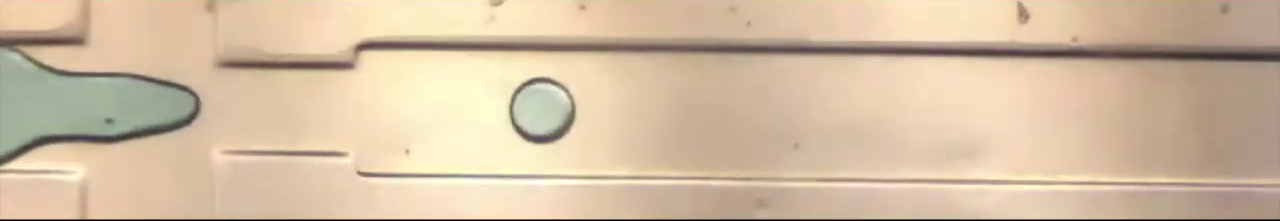
#> input picture img/sample-1.png, 1280 x 221 px; its folder holds only this picture in this run
$ jupyter execute glob.ipynb   (older library calls are emulated)
#> lines starting #> are read from the running program, lines starting #| are printed output that depends on the picture; after the words box and inside, x2 and y2 are one past the last pixel; in counts of white or black regions, pixels touching at a corner belong together; long printed decimals are rounded
#> further down, sample is the input picture: shape (221, 1280, 3); mean B, G, R 162.7, 190, 211.5
[cell 1]
# [15 lines of commented-out code are left out]

Investigation of using Sobel edge detection instead of Canny. It is more efficient in our case to apply Gaussian blurring, then use the less intensive Canny edge detection method.

[cell 2]
# [10 lines of commented-out code are left out]

The binary thresholding is very unstable and not suitable.

[cell 3]
# Binary thresholding
# Apply binary thresholding
# Parameters:
#   src: input grayscale image
#   thresh: threshold value
#   maxval: maximum value to use with the binary thresholding type
#   type: thresholding type (cv2.THRESH_BINARY, cv2.THRESH_BINARY_INV, etc.)
# Returns:
#   ret: the threshold value (not used in this example)
#   binary_thresholded_sample: the binary thresholded image
# ret, binary_thresholded_sample = cv2.threshold(grayscale, 150, 255, cv2.THRESH_BINARY)

Initial investigation shows that Canny is ideal for this application.

[cell 4]
# # Apply Canny edge detection
# # Parameters:
# #   image: input grayscale image
# #   threshold1: first threshold for the hysteresis procedure
# #   threshold2: second threshold for the hysteresis procedure
# # Returns:
# #   edges: output edge map; single channels 8-bit image, which has the same size as image
# edges = cv2.Canny(equalised, 100, 200)

# # Find contours
# # Parameters:
# #   image: input 8-bit single-channel image
# #   mode: contour retrieval mode (cv2.RETR_EXTERNAL: retrieves only the extreme outer contours)
# #   method: contour approximation method (cv2.CHAIN_APPROX_SIMPLE: compresses horizontal, vertical, and diagonal segments and leaves only their end points)
# # Returns:
# #   contours: a Python list of all the contours in the image. Each individual contour is a Numpy array of (x, y) coordinates of boundary points of the object
# contours, _ = cv2.findContours(edges, cv2.RETR_EXTERNAL, cv2.CHAIN_APPROX_SIMPLE)

# # Draw contours on the original image
# contour_image = np.zeros_like(grayscale)
# cv2.drawContours(contour_image, contours, -1, (255, 255, 255), 2)

Use the Hough circle transform to detect circles within our blurred, grayscale image. Sometimes it might detect a glob coming out the junction as a valid particle. We need to filter these out.

[cell 5]
# # Apply Hough Circle Transform
# # Parameters:
# #   image: input image
# #   method: detection method (cv2.HOUGH_GRADIENT)
# #   dp: inverse ratio of the accumulator resolution to the image resolution (1)
# #   minDist: minimum distance between the centers of the detected circles (10)
# #   param1: first method-specific parameter (canny edge detection threshold)
# #   param2: second method-specific parameter (accumulator threshold for the circle centers)
# #   minRadius: minimum circle radius (0)
# #   maxRadius: maximum circle radius (0)
# circles = cv2.HoughCircles(blurred, cv2.HOUGH_GRADIENT, dp=1, minDist=30,
#                             param1=100, param2=50, minRadius=4, maxRadius=0)

# # If circles are found, draw them
# if circles is not None:
#     circles = np.uint16(np.around(circles))
#     for circle in circles[0, :]:
#         center = (circle[0], circle[1])
#         radius = circle[2]
#         # Draw the circle outline
#         cv2.circle(sample, center, radius, (0, 255, 0), 2)

Display some nice images, eh?

[cell 6]
# # Stop the timer and calculate the processing time
# stop = time.time()
# processing_time = stop - start

# # Display the original image
# # cv2.imshow('Original Image', sample)

# # Display the grayscale image
# # cv2.imshow('Grayscale Image', grayscale)

# # Show the edge detection output
# # cv2.imshow("Blurred Image", blurred)

# # Display the image with detected circles
# cv2.imshow('Detected Circles', sample)
# cv2.waitKey(0)
# cv2.destroyAllWindows()

Let's merge all the working functionality, and test it on the sample images

[cell 7]
import cv2
import numpy as np
import os
import time

def calculate_image_gradient(image):
    # Convert the image to grayscale
    gray = cv2.cvtColor(image, cv2.COLOR_BGR2GRAY)
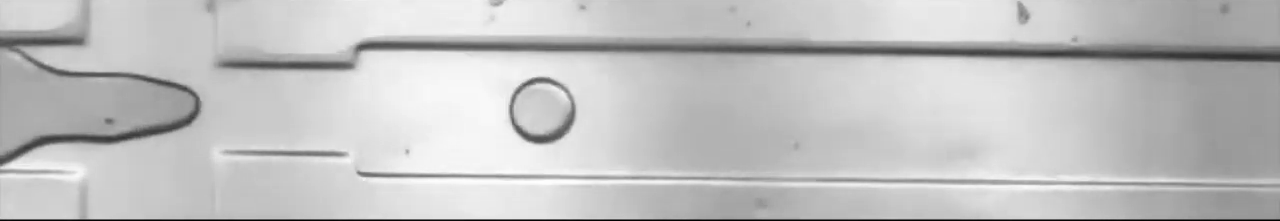
#> gray: shape (221, 1280); min 0, max 254, mean 193.2

    # Calculate the Sobel gradients in the x and y directions
    gradient_x = cv2.Sobel(gray, cv2.CV_64F, 1, 0, ksize=3)
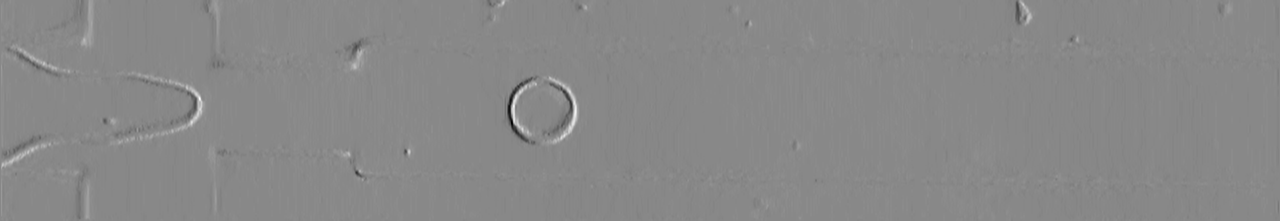
#> gradient_x: shape (221, 1280) float64; min -355, max 307, mean -0.1; drawn with min black and max white
    gradient_y = cv2.Sobel(gray, cv2.CV_64F, 0, 1, ksize=3)
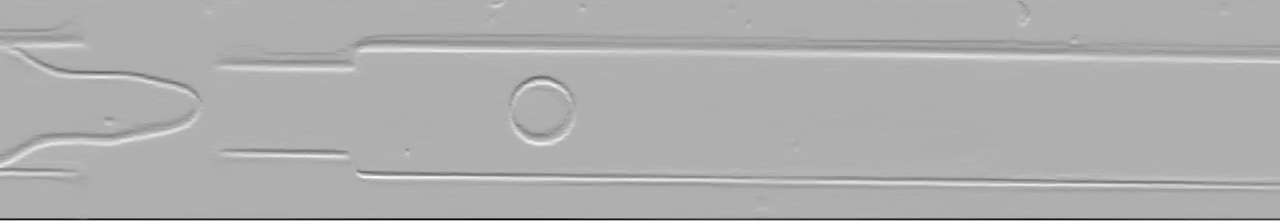
#> gradient_y: shape (221, 1280) float64; min -900, max 407, mean -5.7; drawn with min black and max white

    # Compute the combined gradient magnitude
    gradient_magnitude = cv2.magnitude(gradient_x, gradient_y)
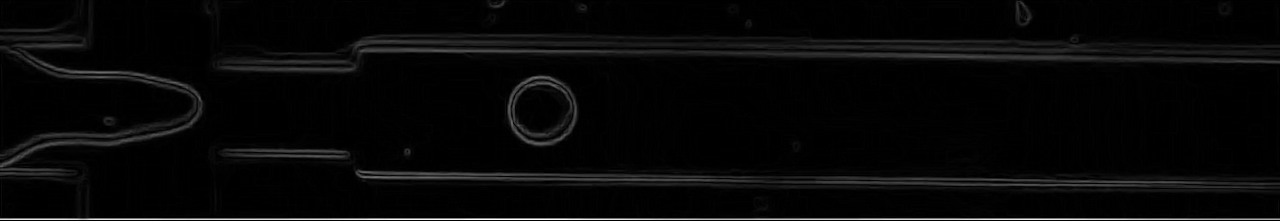
#> gradient_magnitude: shape (221, 1280) float64; min 0, max 900, mean 27.1; drawn with min black and max white

    # Compute the average gradient magnitude
    average_gradient = cv2.mean(gradient_magnitude)[0]
#> average_gradient = 27.12

    return average_gradient

# Create the output directories if they don't exist
output_dir = '../output/'
grayscale_dir = os.path.join(output_dir, 'grayscale')
blurred_dir = os.path.join(output_dir, 'blurred')
annotated_dir = os.path.join(output_dir, 'annotated')
os.makedirs(grayscale_dir, exist_ok=True)
os.makedirs(blurred_dir, exist_ok=True)
os.makedirs(annotated_dir, exist_ok=True)

# Get the list of input files in the directory
files = os.listdir('../img/')

# Filter the list to keep only the '.png' files
png_files = sorted([file for file in files if file.endswith('.png')])

# Determine the upper limit for the loop
num_images = len(png_files)

# Create a dictionary to store metrics for each image
image_metrics = {}

# Loop through each of the images
for i in range(1, num_images + 1):
    # Start processing timer
    start = time.time()

    # Load the image
    image_path = os.path.join('../img/', f'sample-{i}.png')
    sample = cv2.imread(image_path)

    # Calculate 'bluriness' of an image
    gradient = calculate_image_gradient(sample)
#> gradient = 27.12

    # Convert to grayscale
    grayscale = cv2.cvtColor(sample, cv2.COLOR_BGR2GRAY)
    # Apply Gaussian blurring
    blurred = cv2.GaussianBlur(grayscale, (3, 3), 10)

    # Apply Hough Circle Transform
    # Parameters:
    #   image: input image
    #   method: detection method (cv2.HOUGH_GRADIENT)
    #   dp: inverse ratio of the accumulator resolution to the image resolution (1)
    #   minDist: minimum distance between the centers of the detected circles (10)
    #   param1: first method-specific parameter (canny edge detection threshold)
    #   param2: second method-specific parameter (accumulator threshold for the circle centers)
    #   minRadius: minimum circle radius (0)
    #   maxRadius: maximum circle radius (0)
    circles = cv2.HoughCircles(blurred, cv2.HOUGH_GRADIENT, dp=1, minDist=40,
                                param1=70, param2=50, minRadius=10, maxRadius=500)
#> circles = [[542.5, 111.5, 33]]

    # Init lists to store circle information
    circle_centers = []
    circle_radii = []

    # If circles are found, draw them
    if circles is not None:
        circles = np.uint16(np.around(circles))
#> circles = [[542, 112, 33]]
        for circle in circles[0, :]:
            center = (circle[0], circle[1])
            radius = circle[2]
            # Append circle center and radius to lists
            circle_centers.append(center)
            circle_radii.append(radius)
            # Draw the circle outline
            cv2.circle(sample, center, radius, (0, 255, 0), 2)
#> this loop made 1 pass
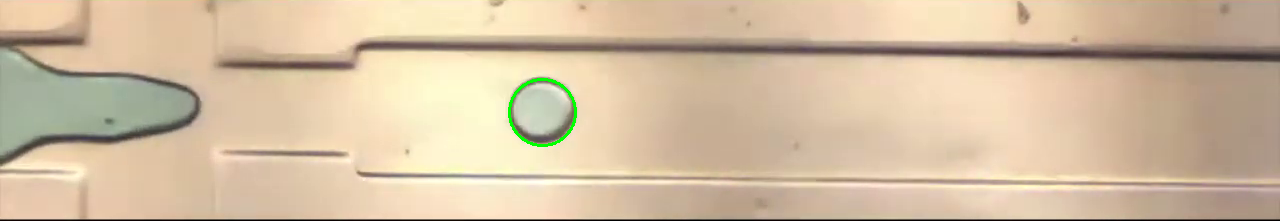
#> sample: shape (221, 1280, 3); 0.22% of pixels changed, all inside (x1, y1, x2, y2) = (508, 78, 577, 147)
#> after the loop, circle_centers = [(542, 112)]; circle_radii = [33]

    # Stop the timer and calculate the processing time
    stop = time.time()
    processing_time = stop - start

    # Gather metrics for this image
    num_circles = len(circle_centers)
#> num_circles = 1
    sorted_radii = sorted(circle_radii)
#> sorted_radii = [33]

    # Calculate the median circle radius
    if sorted_radii:
        if len(sorted_radii) % 2 == 0:
            median_radius = (sorted_radii[len(sorted_radii) // 2 - 1] + sorted_radii[len(sorted_radii) // 2]) / 2
        else:
            median_radius = sorted_radii[len(sorted_radii) // 2]
#> median_radius = 33
    else:
        median_radius = None

    # Record the metrics in the dictionary
    image_metrics[f'sample-{i}.png'] = {
        'Number of circles': num_circles,
        'Circle radii (sorted)': sorted_radii,
        'Median circle radius': median_radius,
        'Processing time': processing_time,
        'Blur Gradient' : gradient
    }

    # Save the grayscale image
    grayscale_output_path = os.path.join(grayscale_dir, f'sample-{i}-grayscale.png')
    cv2.imwrite(grayscale_output_path, grayscale)

    # Save the blurred image
    blurred_output_path = os.path.join(blurred_dir, f'sample-{i}-blurred.png')
    cv2.imwrite(blurred_output_path, blurred)

    # Create a canvas to draw the image and metrics
    canvas_width = int(sample.shape[1] * 1.3)  # Width of the canvas (80% + 20%)
#> canvas_width = 1664
    canvas_height = sample.shape[0]
#> canvas_height = 221
    canvas = np.zeros((canvas_height, canvas_width, 3), dtype=np.uint8)

    # Draw the processed sample image on the canvas
    canvas[:, :sample.shape[1]] = sample
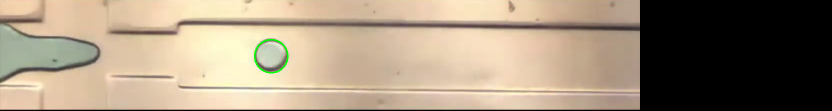
#> canvas: shape (221, 1664, 3) (shown at 1/2 size); mean B, G, R 124.9, 146.3, 162.4

    # Define font properties
    font = cv2.FONT_HERSHEY_SIMPLEX
#> font = 0
    font_scale = 0.5
    font_color = (255, 255, 255)
    line_height = 20
    x_offset = sample.shape[1] + 10  # Start position for the metrics on the right-hand side
#> x_offset = 1290

    # Draw the sample name
    cv2.putText(canvas, f"Sample: sample-{i}.png", (x_offset, line_height), font, font_scale, font_color, 1)

    # Draw the metrics
    cv2.putText(canvas, f"Number of circles: {num_circles}", (x_offset, 2 * line_height), font, font_scale, font_color, 1)
    cv2.putText(canvas, f"Circle radii (sorted): {sorted_radii}", (x_offset, 3 * line_height), font, font_scale, font_color, 1)
    cv2.putText(canvas, f"Median circle radius: {median_radius}", (x_offset, 4 * line_height), font, font_scale, font_color, 1)
    cv2.putText(canvas, f"Blur gradient: {gradient:.3f}", (x_offset, 5 * line_height), font, font_scale, font_color, 1)
    cv2.putText(canvas, f"Processing time: {processing_time:.3f} seconds", (x_offset, 6 * line_height), font, font_scale, font_color, 1)
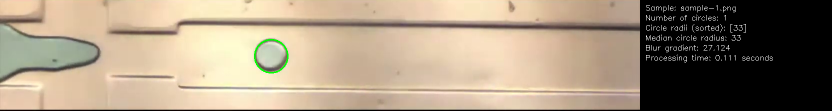
#> canvas: shape (221, 1664, 3) (shown at 1/2 size); mean B, G, R 126.5, 147.9, 164

    # Save the annotated image
    annotated_output_path = os.path.join(annotated_dir, f'sample-{i}-annotated.png')
    cv2.imwrite(annotated_output_path, canvas)

    print(f"Processed sample-{i}.png and saved annotated image to {annotated_output_path}")

# Print the recorded metrics in a nice format
print("\n\nImage Metrics:")
for image_name, metrics in image_metrics.items():
    print(f"Metrics for {image_name}:")
    for metric_name, value in metrics.items():
        print(f"{metric_name}: {value}")
    print()  # Add a blank line between images
#> this loop made 1 pass
#> image_name on pass 1: 'sample-1.png'
#| Metrics for sample-1.png:
#| Number of circles: 1
#| Circle radii (sorted): [33]
#| Median circle radius: 33
#| Processing time: 0.1112
#| Blur Gradient: 27.124
